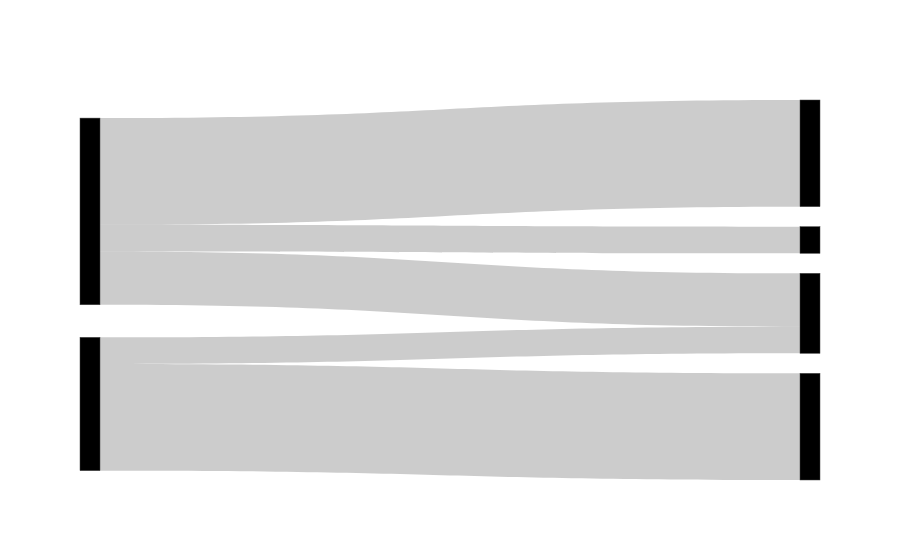

Here is the notebook cell this chart was saved with:
### Code cell
# plot
fig = go.Figure(data)
fig.show()

### Figure 1 — Plotly figure (JSON) as saved in the notebook; plotly's stock layout.template omitted (floating-point values rounded to 4 significant figures)
{"data": [{"link": {"source": [0, 0, 1, 1, 0], "target": [2, 3, 4, 5, 4], "value": [8, 2, 2, 8, 4]}, "type": "sankey"}], "layout": {}}
